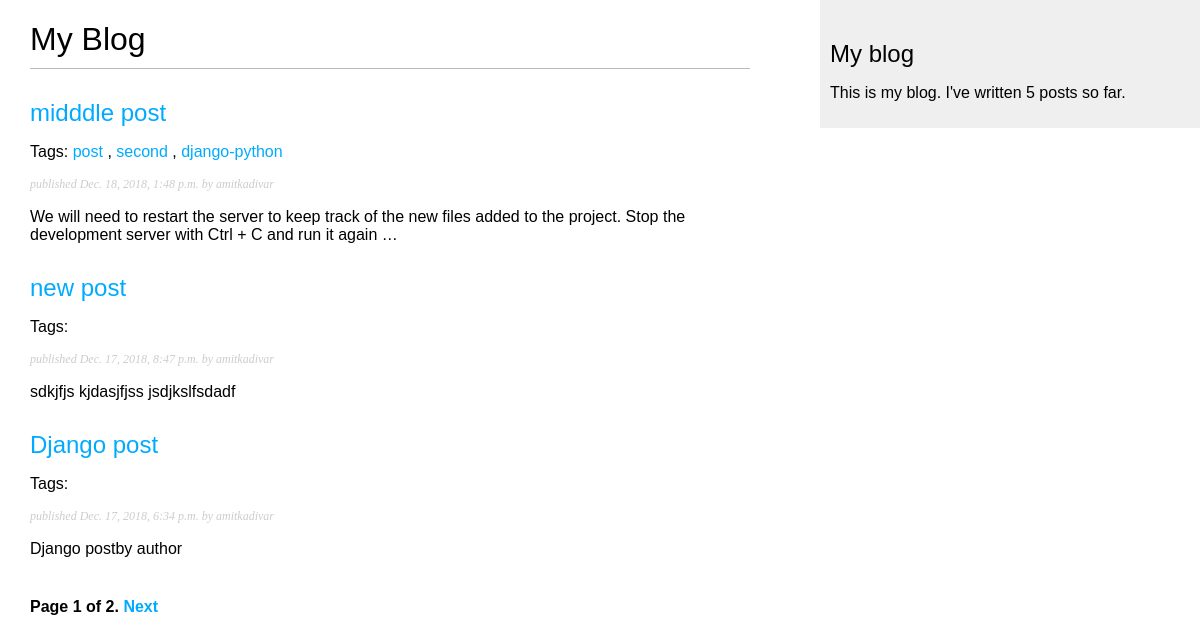
Screenshot of /blog/ with the database file from the repository.
### blog/models.py (models this page shows, shortened)
class Post(models.Model):
    STATUS_CHOICES=(
        ('draft','Draft'),
        ('published','Published'),
    )
    title=models.CharField(max_length=250)
    slug=models.SlugField(max_length=250,unique_for_date='publish')
    author=models.ForeignKey(User,on_delete=models.CASCADE,related_name='blog_posts')
    body=models.TextField()
    publish=models.DateTimeField(default=timezone.now)
    created=models.DateTimeField(auto_now_add=True)
    updated=models.DateTimeField(auto_now=True)
    status=models.CharField(max_length=10,choices=STATUS_CHOICES,default='draft')
    tags=TaggableManager()
    class Meta:
        ordering=('-publish',)
    objects=models.Manager()
    published= PublishedManager()
    def get_absolute_url(self):
        return reverse('blog:post_detail',args=[self.publish.year,self.publish.month,self.publish.day,self.slug])

### blog/views.py (the view)
# urls.py: path('',views.post_list,name='post_list'),
def post_list(request,tag_slug=None):
    object_list=Post.published.all()
    tag=None
    if tag_slug:
        tag=get_object_or_404(Tag,slug=tag_slug)
        object_list=object_list.filter(tags__in=[tag])
    paginator=Paginator(object_list,3)
    page=request.GET.get('page')
    try:
        posts=paginator.page(page)
    except PageNotAnInteger:
        posts=paginator.page(1)
    except EmptyPage:
        posts=paginator.page(paginator.num_pages)
    return render(request,'blog/post/list.html',{'page':page,'posts':posts,'tag':tag})

### blog/models.py (called while the page is built)
    def get_queryset(self):
        return super(PublishedManager,self).get_queryset()\
                                 .filter(status='published')

### blog/templatetags/blog_tags.py (called while the page is built)
@register.simple_tag
def total_posts():
    return Post.published.count()

### blog/templates/blog/post/list.html (shortened to what this page needs)
{% extends 'blog/base.html' %}
{% block content %}
    <h1>My Blog</h1>
    {% for post in posts %}
        <h2>
            <a href="{{post.get_absolute_url}}">
                {{post.title}}
            </a>
        </h2>
        <p class="tags">
            Tags:
            {% for tag in post.tags.all %}
                <a href="{% url 'blog:post_list_by_tag' tag.slug %}">{{ tag.name }} </a>
                    {% if not forloop.last %},{% endif %}
            {% endfor %}
        </p>
        <p class="date">
            published {{post.publish}} by {{post.author}}
        </p>
        {{post.body|truncatewords:30|linebreaks}}
{% endfor %}
    {% include "pagination.html" with page=posts %}
{% endblock %}

### blog/templates/blog/base.html (shortened to what this page needs)
{% load blog_tags %}
{% load static %}
<!DOCTYPE html>
<html>
<head>
  <link href="{% static "blog/css/blog.css" %}" rel="stylesheet">
</head>
<body>
  <div id="content">
    {% block content %}
    {% endblock %}
  </div>
  <div id="sidebar">
    <h2>My blog</h2>
<p>This is my blog. I've written {% total_posts %} posts so far.</p>
  </div>
</body>
</html>

### blog/templates/pagination.html (shortened to what this page needs)
<div class="pagination">
    <span class="step-links">
            <span class="current">
                Page {{page.number}} of {{ page.paginator.num_pages }}.
            </span>
            {% if page.has_next %}
                <a href="?page={{ page.next_page_number }}">Next</a>
            {% endif %}
    </span>
</div>

### blog/static/blog/css/blog.css (style rules this page uses)
body { padding:0; margin:0; font-family:helvetica, sans-serif; }
a { color:#00abff; text-decoration:none; }
h1 { font-weight:normal; border-bottom:1px solid #bbb; padding:0 0 10px 0; }
h2 { font-weight:normal; margin:30px 0 0 ; }
#content { float:left; width:60%; padding:0 0 0 30px; }
#sidebar { float:right; width:30%; padding:10px; background:#efefef; height:100%; }
p.date { color:#ccc; font-family:georgia,serif; font-size:12px; font-style:italic; }
.pagination { margin:40px 0; font-weight:bold; }

### rows the page displays
Post: title "midddle post", publish "Dec. 18, 2018, 1:48 p.m.", author "amitkadivar", body "We will need to restart the server to keep track of the new files added to the project. Stop the development server with Ctrl + C and run it again …"
Tag: name "post"
Tag: name "second"
Tag: name "django-python"
Post: title "new post", publish "Dec. 17, 2018, 8:47 p.m.", author "amitkadivar", body "sdkjfjs kjdasjfjss jsdjkslfsdadf"
Post: title "Django post", publish "Dec. 17, 2018, 6:34 p.m.", author "amitkadivar", body "Django postby author"

### other values shown
{{ page.number }} "1"
{{ page.paginator.num_pages }} "2"
